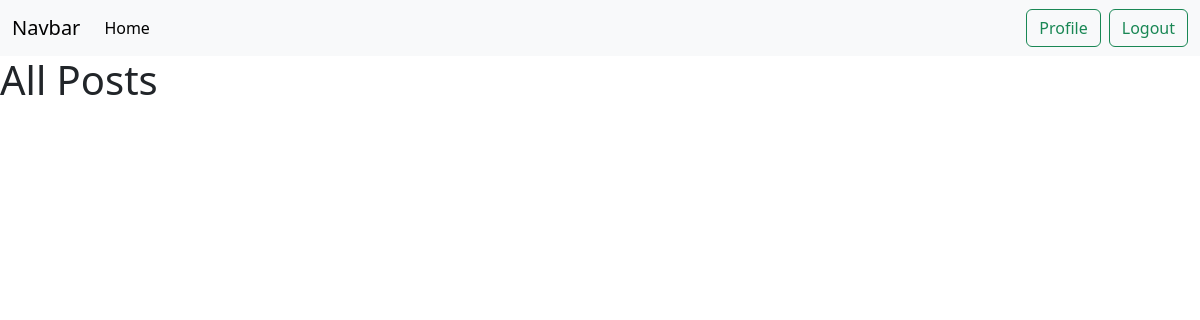
Page /author/my-posts/ (signed in) on the earlier database version.
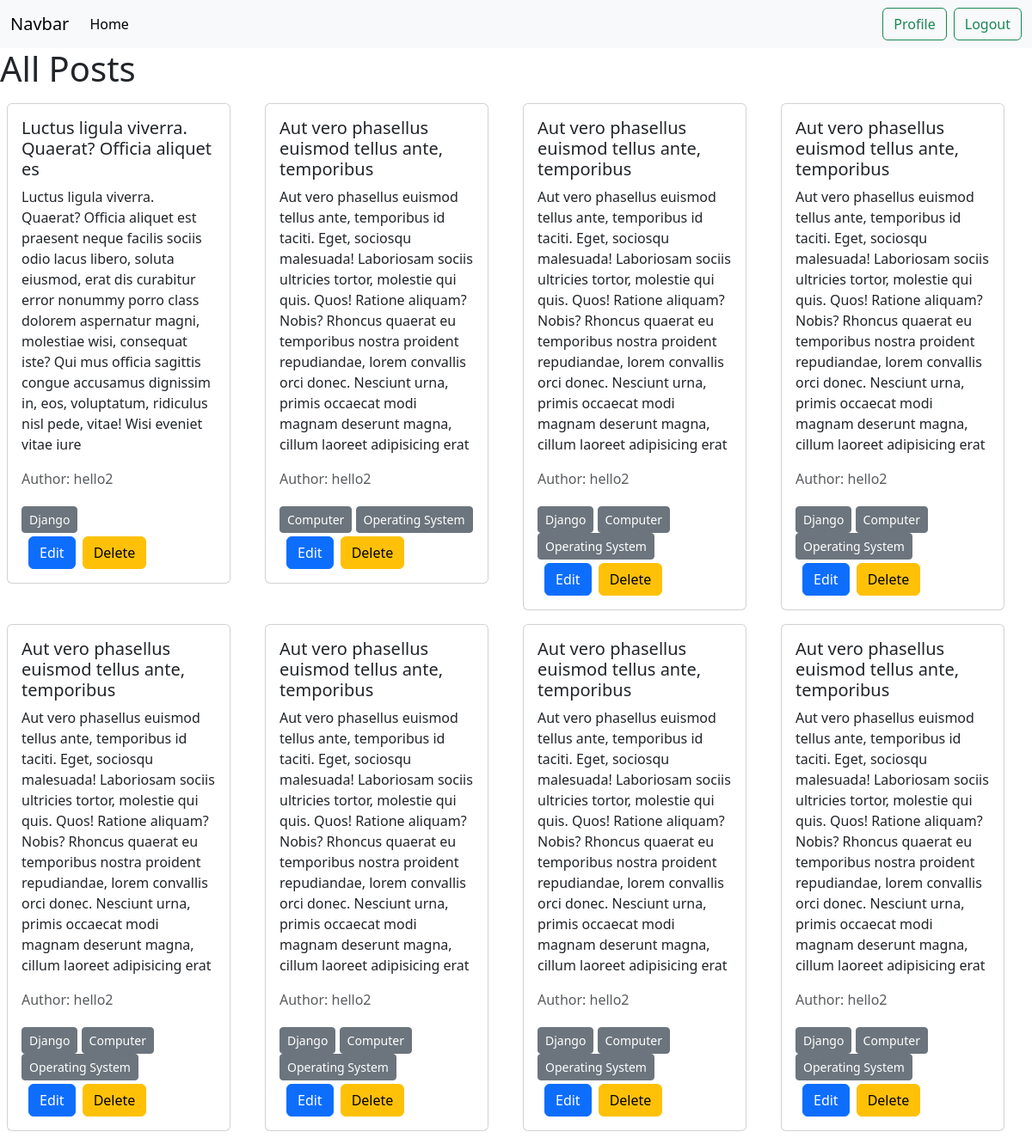
Same page on the later database version.
### posts/models.py (models this page shows, shortened)
class Post(models.Model):
    title = models.CharField(max_length=50)
    content = models.TextField()
    categories = models.ManyToManyField(Category) # one post can have multiple category and one category have multiple post
    author = models.ForeignKey(User, on_delete=models.CASCADE) # post will be automatically delete if author is deleted
    image = models.ImageField(upload_to='posts/media/uploads/', null=True, blank=True)

### categories/models.py (models this page shows, shortened)
class Category(models.Model):
    name = models.CharField(max_length=100)
    slug = models.SlugField(max_length=100, unique=True, null=True, blank=True)

### authors/views.py (the view)
# urls.py: path("my-posts/", views.my_post, name="my_posts"),
@login_required
def my_post(request):
    posts = Post.objects.filter(author=request.user)
    return render(request, "authors/all_posts.html", {"posts": posts})

### authors/templates/authors/all_posts.html
{% extends "base.html" %} {% block content %}
<h1>All Posts</h1>
<div class="row w-100 ">
  {% for post in posts %}
  <div class="col-sm-3 mb-3 mb-sm-0">
    <div class="card m-2">
      <div class="card-body">
        <h5 class="card-title">{{post.title}}</h5>
        <p class="card-text">{{post.content}}</p>
        <p class="text-body-secondary">Author: {{post.author.first_name}}</p>
        <div class="py-1">
          {% for category in post.categories.all %}
          <button class="btn btn-secondary btn-sm">{{category.name}}</button>
          {% endfor %}
        </div>
        <div>
          <a class="btn btn-primary mx-2" href="{% url "edit_post" post.id %}">Edit</a
          ><a class="btn btn-warning" href="{% url "delete_post" post.id %}">Delete</a>
        </div>
      </div>
    </div>
  </div>
  {% endfor %}
</div>
{% endblock %}

### templates/base.html (shortened to what this page needs)
<!DOCTYPE html>
<html lang="en">
  <head>
    <link
      href="https://cdn.jsdelivr.net/npm/bootstrap@5.3.3/dist/css/bootstrap.min.css"
      rel="stylesheet"
    />
  </head>
  <body>
    <nav class="navbar navbar-expand-lg bg-body-tertiary">
      <div class="container-fluid">
        <a class="navbar-brand" href="{% url "homepage" %}">Navbar</a>
        <div class="collapse navbar-collapse" id="navbarNav">
          <ul class="navbar-nav me-auto">
            <li class="nav-item">
              <a class="nav-link active" aria-current="page" href="{% url "homepage" %}">Home</a>
            </li>
          </ul>
          <form class="d-flex gap-2 " role="search">
            {% if user.is_authenticated %}
            <a href="{% url "profile" %}" class="btn btn-outline-success">Profile</a>
            <a href="{% url "logout" %}" class="btn btn-outline-success">Logout</a>
            {% else %}
            <a href="{% url "register" %}" class="btn btn-outline-success">Register</a>
            <a href="{% url "login" %}" class="btn btn-outline-success">Login</a>
            {% endif %}
          </form>
        </div>
      </div>
    </nav>
    {% block content %}{% endblock %}
  </body>
</html>

Differences in the rows shown:
added Post: title "Luctus ligula viverra. Quaerat? Officia aliquet es", content "Luctus ligula viverra. Quaerat? Officia aliquet est praesent neque facilis sociis odio lacus libero, soluta eiusmod, erat dis curabitur error nonummy porro class dolorem aspernatur magni, molestiae wisi, consequat iste? Qui mus officia sagittis congue accusamus dignissim in, eos, voluptatum, ridiculus nisl pede, vitae! Wisi eveniet vitae iure", author.first_name "hello2"
added Category: name "Django"
added Post: title "Aut vero phasellus euismod tellus ante, temporibus", content "Aut vero phasellus euismod tellus ante, temporibus id taciti. Eget, sociosqu malesuada! Laboriosam sociis ultricies tortor, molestie qui quis. Quos! Ratione aliquam? Nobis? Rhoncus quaerat eu temporibus nostra proident repudiandae, lorem convallis orci donec. Nesciunt urna, primis occaecat modi magnam deserunt magna, cillum laoreet adipisicing erat", author.first_name "hello2"
added Category: name "Computer"
added Category: name "Operating System"
added Post: title "Aut vero phasellus euismod tellus ante, temporibus", content "Aut vero phasellus euismod tellus ante, temporibus id taciti. Eget, sociosqu malesuada! Laboriosam sociis ultricies tortor, molestie qui quis. Quos! Ratione aliquam? Nobis? Rhoncus quaerat eu temporibus nostra proident repudiandae, lorem convallis orci donec. Nesciunt urna, primis occaecat modi magnam deserunt magna, cillum laoreet adipisicing erat", author.first_name "hello2"
added Post: title "Aut vero phasellus euismod tellus ante, temporibus", content "Aut vero phasellus euismod tellus ante, temporibus id taciti. Eget, sociosqu malesuada! Laboriosam sociis ultricies tortor, molestie qui quis. Quos! Ratione aliquam? Nobis? Rhoncus quaerat eu temporibus nostra proident repudiandae, lorem convallis orci donec. Nesciunt urna, primis occaecat modi magnam deserunt magna, cillum laoreet adipisicing erat", author.first_name "hello2"
added Post: title "Aut vero phasellus euismod tellus ante, temporibus", content "Aut vero phasellus euismod tellus ante, temporibus id taciti. Eget, sociosqu malesuada! Laboriosam sociis ultricies tortor, molestie qui quis. Quos! Ratione aliquam? Nobis? Rhoncus quaerat eu temporibus nostra proident repudiandae, lorem convallis orci donec. Nesciunt urna, primis occaecat modi magnam deserunt magna, cillum laoreet adipisicing erat", author.first_name "hello2"
added Post: title "Aut vero phasellus euismod tellus ante, temporibus", content "Aut vero phasellus euismod tellus ante, temporibus id taciti. Eget, sociosqu malesuada! Laboriosam sociis ultricies tortor, molestie qui quis. Quos! Ratione aliquam? Nobis? Rhoncus quaerat eu temporibus nostra proident repudiandae, lorem convallis orci donec. Nesciunt urna, primis occaecat modi magnam deserunt magna, cillum laoreet adipisicing erat", author.first_name "hello2"
added Post: title "Aut vero phasellus euismod tellus ante, temporibus", content "Aut vero phasellus euismod tellus ante, temporibus id taciti. Eget, sociosqu malesuada! Laboriosam sociis ultricies tortor, molestie qui quis. Quos! Ratione aliquam? Nobis? Rhoncus quaerat eu temporibus nostra proident repudiandae, lorem convallis orci donec. Nesciunt urna, primis occaecat modi magnam deserunt magna, cillum laoreet adipisicing erat", author.first_name "hello2"
added Post: title "Aut vero phasellus euismod tellus ante, temporibus", content "Aut vero phasellus euismod tellus ante, temporibus id taciti. Eget, sociosqu malesuada! Laboriosam sociis ultricies tortor, molestie qui quis. Quos! Ratione aliquam? Nobis? Rhoncus quaerat eu temporibus nostra proident repudiandae, lorem convallis orci donec. Nesciunt urna, primis occaecat modi magnam deserunt magna, cillum laoreet adipisicing erat", author.first_name "hello2"
